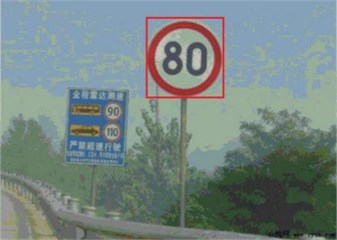
#> input picture css/home_image.jpg, 337 x 240 px
$ python -i App_.py   (imports and definitions only)
#> lines starting #> are read from the running program, lines starting #| are printed output that depends on the picture
#!/usr/bin/env python
# coding: utf-8

# In[3]:


import streamlit as st
import pickle
from PIL import Image
import os
import cv2
import numpy as np
import pandas as pd


# In[4]:


model_dir = r"C:\Users\SAI\Desktop\Traffic Sign Detectiona and Recognition\trained models\pedestrian"

# [1 line not run here, left out]


# In[5]:


# @app.route("/")
def welcome():
    return "Welcome to Traffic Sign Detection and Recognition"


# In[6]:


def processImg(img_path):
#> called with img_path = 'css/home_image.jpg'
    print(img_path)
    i = cv2.imread(img_path)
#> i is the input picture: shape (240, 337, 3); mean B, G, R 129.8, 133.1, 117.1
    cv2.imshow("Image", i)
    cv2.waitKey(0)

    #closing all open windows
    cv2.destroyAllWindows()
    try:
        path = os.path.join(img_path)
        a = cv2.imread(path)
        resize = (280,430)
        img = cv2.resize(a, resize)
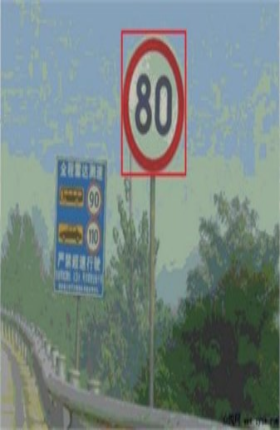
#> img: shape (430, 280, 3); mean B, G, R 129.7, 133.1, 117

        gray = cv2.cvtColor(img, cv2.COLOR_BGR2GRAY)
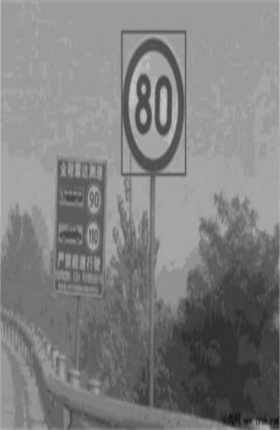
#> gray: shape (430, 280); min 12, max 196, mean 127.9
        sift = cv2.SIFT_create()
        keypoints, descriptors = sift.detectAndCompute(gray, None)
#> keypoints = 240 keypoints; strongest (x, y, size): (143, 89, 3.7), (163, 119, 5), (152, 101, 4.7), (163, 92, 4.9)
        out = pd.DataFrame(descriptors)
#> out = table of 240 rows and 128 columns

        try:
            array_double = np.array(out, dtype=np.double)
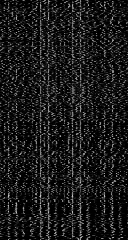
#> array_double: shape (240, 128) float64; min 0, max 192, mean 26.2
            a = knn_model.predict(array_double)
            hist=np.histogram(a,bins=[0,1,2,3,4,5])
            print("HISTOGRAM",hist)
            return a
        except ValueError as v:
            print("Something went wrong..!")
            print("Error: ", v)
            return "Error"

    except Exception as e:
        print(str(e))
        return "Error"


# In[7]:


def main(img_path):
    img = processImg(img_path).tolist()
    if (img.count(0) > img.count(1)):
        st.write("No Pedestrian")
    else:
        st.write("Pedestrian")
    return


# In[8]:


# [1 line not run here, left out]

>>> result = processImg('css/home_image.jpg')
